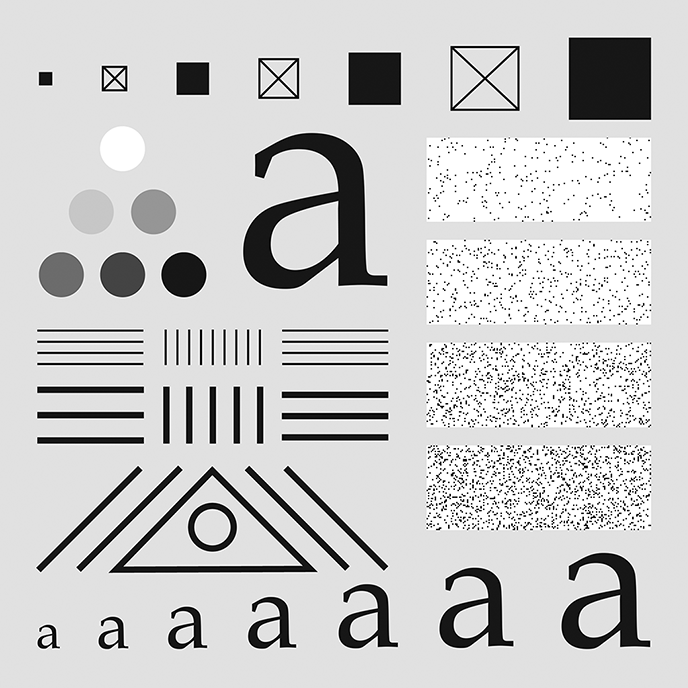
#> input picture A1/characterTestPattern688.tif, 688 x 688 px
$ python TestBoxcarZeroPadding.py
#> lines starting #> are read from the running program, lines starting #| are printed output that depends on the picture
#> further down, image is the input picture: shape (688, 688, 3); min 0, max 255, mean 203.9
import cv2
import matplotlib.pyplot as plt
import numpy as np


def BoxcarZeroPadding(image, k):
#> called with k = 35
    imgs = cv2.blur(image, (k, k), borderType=cv2.BORDER_CONSTANT)
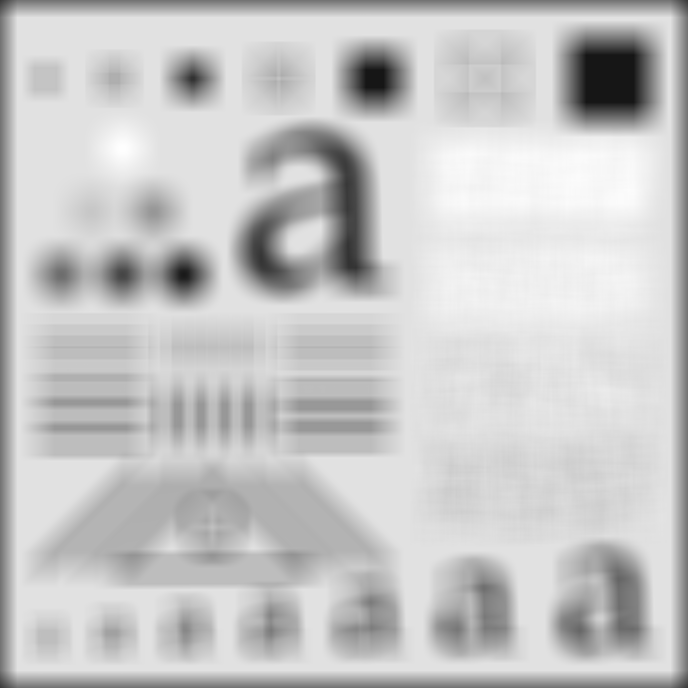
#> imgs: shape (688, 688, 3); min 21, max 254, mean 198.3
    return imgs


def BoxcarZeroPadding_(img, k):
#> called with k = 35
    h, w, c = img.shape
#> h = 688; w = 688; c = 3
    pad = k // 2
    images = np.zeros((h + 2 * pad, w + 2 * pad, c))
    images[pad:pad + h, pad:pad + w] = img.copy().astype(float)
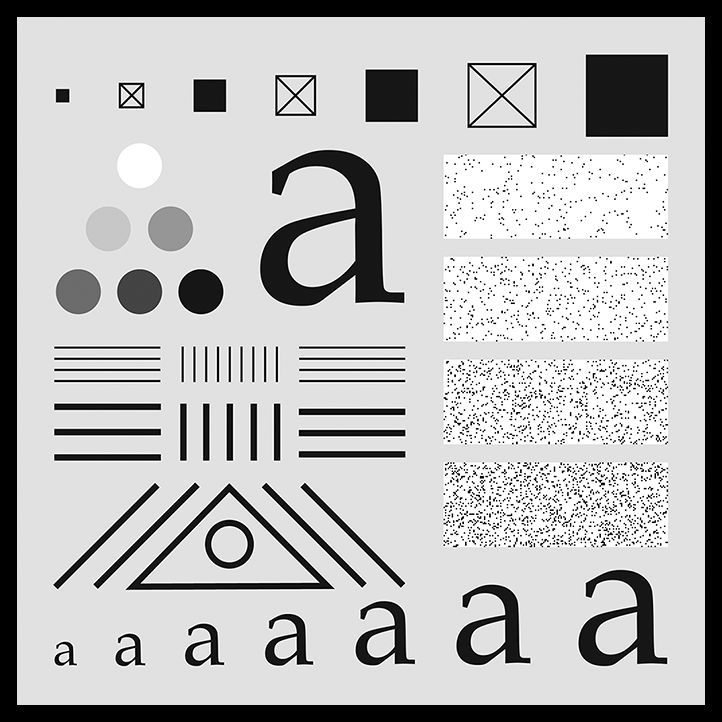
#> images: shape (722, 722, 3) float64; min 0, max 255, mean 185.2

    old = images.copy()
    for y in range(h):
        for x in range(w):
            for ci in range(c):
                images[pad + y, pad + x, ci] = np.mean(old[y:y + k, x:x + k, ci])
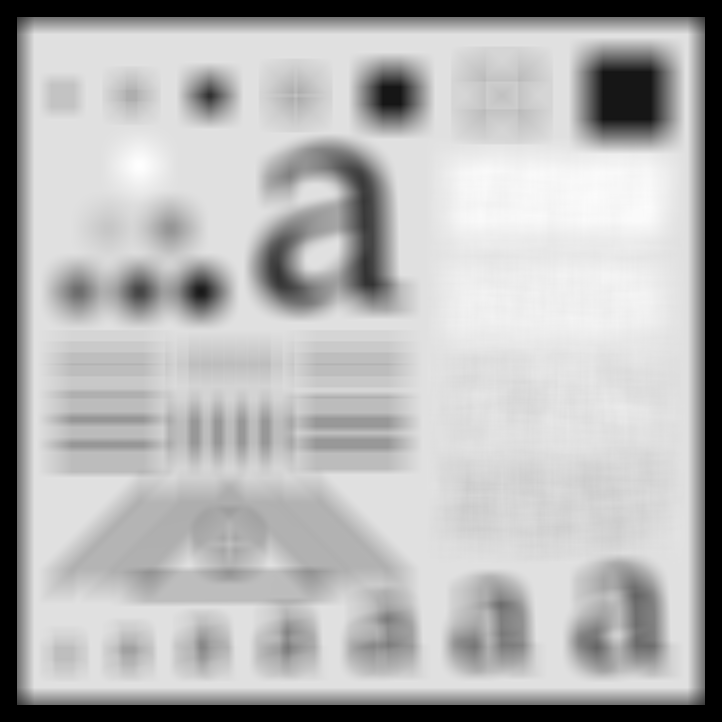
#> images: shape (722, 722, 3) float64; min 0, max 254.4, mean 180

    images = images[pad:pad + h, pad:pad + w].astype(np.uint8)
#> images: shape (688, 688, 3)
    return images


if __name__ == '__main__':
    image = cv2.imread('characterTestPattern688.tif')
    out = BoxcarZeroPadding(image, 35)
    out2 = BoxcarZeroPadding_(image, 35)
    f, axes = plt.subplots(1, 3)
    ax = axes.ravel()
    ax[0].imshow(image)
    ax[0].set_title('Original')
    ax[0].axis('off')

    ax[1].imshow(out)
    ax[1].set_title('k=35')
    ax[1].axis('off')

    ax[2].imshow(out)
    ax[2].set_title('k=35(All self-impl)')
    ax[2].axis('off')

    plt.tight_layout()
    plt.show()
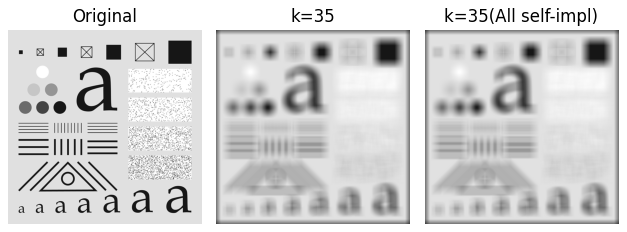
#> figure drawn by matplotlib, 3 panels
